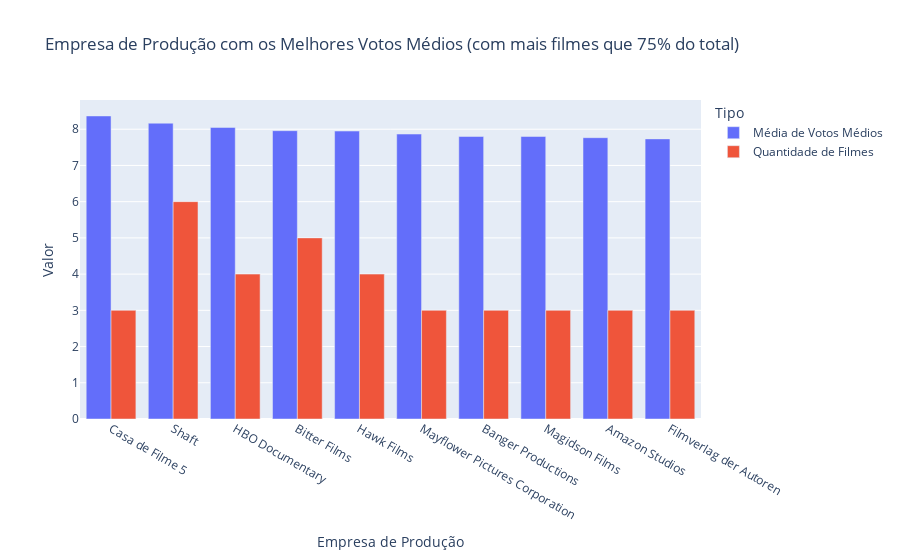

This figure's notebook cell:
### Code cell
# Filtrar empresas com mais filmes que 75% do total e calcular a média de votos médios
df_empresas = (data[data['empresa_de_produção'].isin(data['empresa_de_produção'].value_counts().loc[lambda x: x > data['empresa_de_produção'].value_counts().quantile(0.75)].index)]
               .groupby('empresa_de_produção')['voto_médio'].mean().nlargest(10).reset_index(name='Média de Votos Médios'))

# Adicionar a quantidade de filmes produzidos por cada empresa
df_empresas['Quantidade de Filmes'] = data['empresa_de_produção'].value_counts().loc[df_empresas['empresa_de_produção']].values

# Melt do DataFrame para ter as duas barras para cada empresa no gráfico
df_empresas_melt = pd.melt(df_empresas, id_vars=['empresa_de_produção'], 
                            value_vars=['Média de Votos Médios', 'Quantidade de Filmes'],
                            var_name='Tipo', value_name='Valor')

# Criar o gráfico de barras
fig_empresa_producao = px.bar(df_empresas_melt, 
                               x='empresa_de_produção', 
                               y='Valor', 
                               color='Tipo',
                               barmode='group',
                               labels={'empresa_de_produção': 'Empresa de Produção', 
                                       'Valor': 'Valor', 
                                       'Tipo': 'Tipo'},
                               title='Empresa de Produção com os Melhores Votos Médios (com mais filmes que 75% do total)')

# Mostrar o gráfico
fig_empresa_producao.show()

### Figure 1 — Plotly figure (JSON) as saved in the notebook; plotly's stock layout.template omitted (floating-point values rounded to 4 significant figures)
{"data": [{"alignmentgroup": "True", "hovertemplate": "Tipo=Média de Votos Médios<br>Empresa de Produção=%{x}<br>Valor=%{y}<extra></extra>", "legendgroup": "Média de Votos Médios", "marker": {"color": "#636efa", "pattern": {"shape": ""}}, "name": "Média de Votos Médios", "offsetgroup": "Média de Votos Médios", "orientation": "v", "showlegend": true, "textposition": "auto", "type": "bar", "x": ["Casa de Filme 5", "Shaft", "HBO Documentary", "Bitter Films", "Hawk Films", "Mayflower Pictures Corporation", "Banger Productions", "Magidson Films", "Amazon Studios", "Filmverlag der Autoren"], "xaxis": "x", "y": [8.367, 8.167, 8.05, 7.96, 7.95, 7.867, 7.8, 7.8, 7.767, 7.733], "yaxis": "y"}, {"alignmentgroup": "True", "hovertemplate": "Tipo=Quantidade de Filmes<br>Empresa de Produção=%{x}<br>Valor=%{y}<extra></extra>", "legendgroup": "Quantidade de Filmes", "marker": {"color": "#EF553B", "pattern": {"shape": ""}}, "name": "Quantidade de Filmes", "offsetgroup": "Quantidade de Filmes", "orientation": "v", "showlegend": true, "textposition": "auto", "type": "bar", "x": ["Casa de Filme 5", "Shaft", "HBO Documentary", "Bitter Films", "Hawk Films", "Mayflower Pictures Corporation", "Banger Productions", "Magidson Films", "Amazon Studios", "Filmverlag der Autoren"], "xaxis": "x", "y": [3, 6, 4, 5, 4, 3, 3, 3, 3, 3], "yaxis": "y"}], "layout": {"barmode": "group", "legend": {"title": {"text": "Tipo"}, "tracegroupgap": 0}, "title": {"text": "Empresa de Produção com os Melhores Votos Médios (com mais filmes que 75% do total)"}, "xaxis": {"anchor": "y", "domain": [0, 1], "title": {"text": "Empresa de Produção"}}, "yaxis": {"anchor": "x", "domain": [0, 1], "title": {"text": "Valor"}}}}
